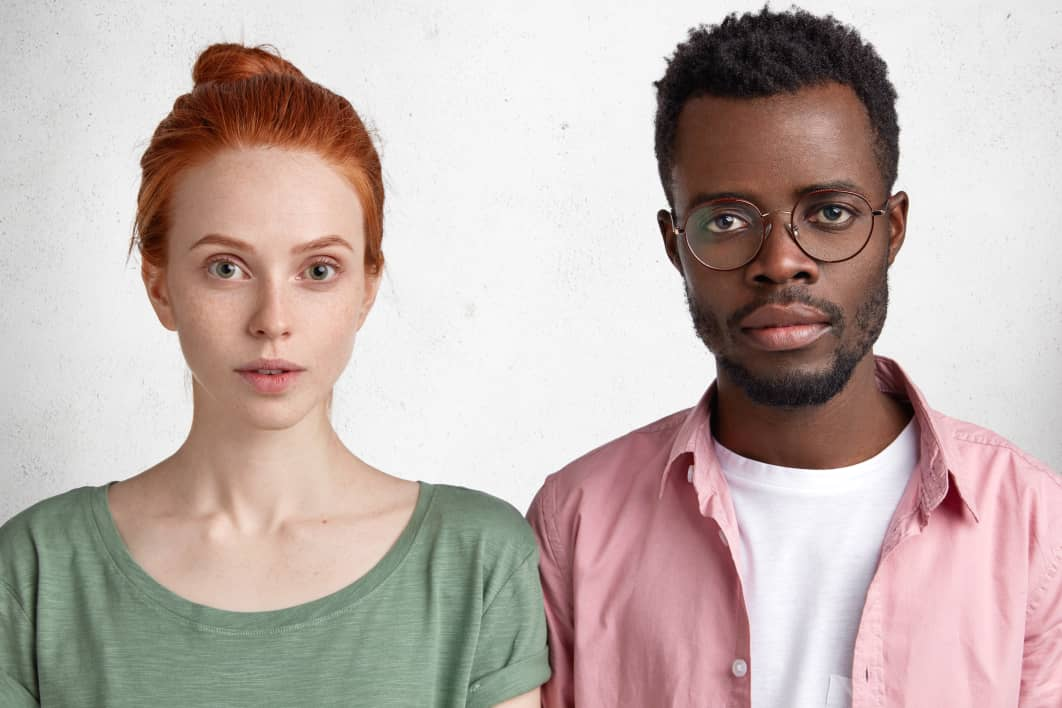
#> input picture main folder/youngMenandWomen.jpg, 1062 x 708 px
$ python face-detection.py
#> lines starting #> are read from the running program, lines starting #| are printed output that depends on the picture; after the words box and inside, x2 and y2 are one past the last pixel; in counts of white or black regions, pixels touching at a corner belong together
#!/usr/bin/env python3
# -*- coding: utf-8 -*-

import cv2 as cv
import matplotlib.pyplot as plt

# Charger les classificateurs en cascade pré-entrainés
face_cascade = cv.CascadeClassifier('haarcascade_frontalface_default.xml')

# Charger les images
img = cv.imread('youngMenandWomen.jpg')
#> img is the input picture: shape (708, 1062, 3); mean B, G, R 172.7, 177.1, 192.4
gray = cv.cvtColor(img, cv.COLOR_BGR2GRAY)
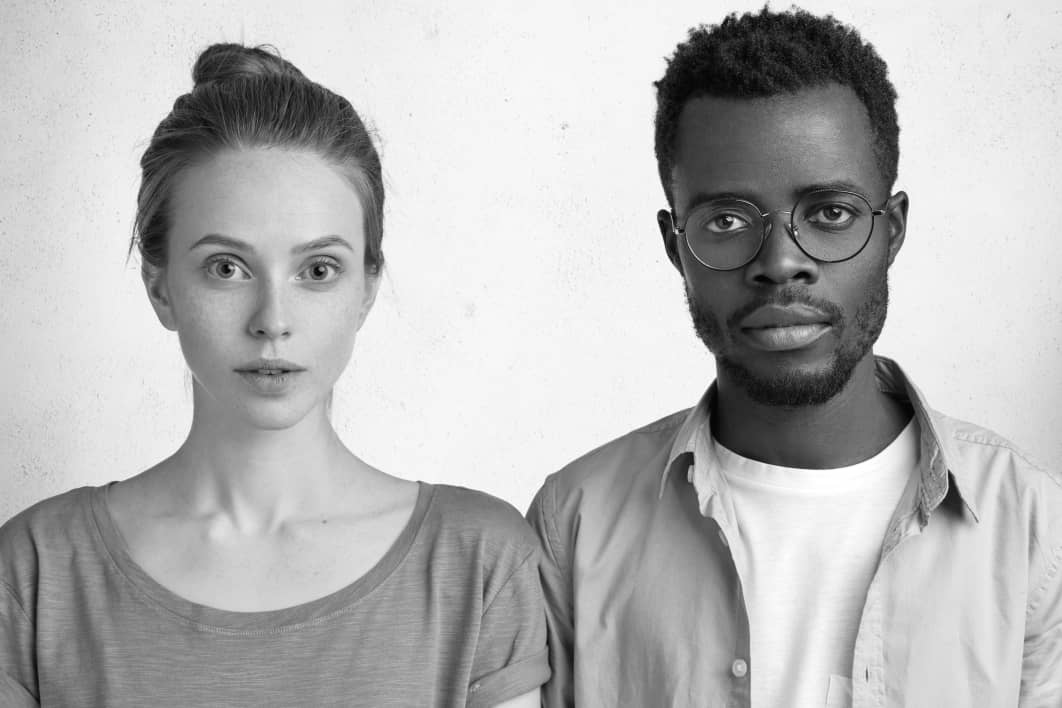
#> gray: shape (708, 1062); min 1, max 255, mean 181.2

# Exécution de la détection de visage
# detectMultiScale(image, scale factor, number of neighbors)
faces = face_cascade.detectMultiScale(gray, 1.1, 8)
#> faces = [[646, 104, 262, 262], [136, 159, 276, 276]]

# Affichage des visages
i = 0
for (x, y, w, h) in faces:
    # Dessiner le rectangle sur l'image principale
    cv.rectangle(img, (x, y), (x + w, y + h), (0, 255, 0), 2)

    # Extraire les visages de l'image principale
    face = img[y:y+h, x:x+w]

    # Afficher chaque visage détecté avec matplotlib
    plt.figure()
    plt.imshow(cv.cvtColor(face, cv.COLOR_BGR2RGB))
    plt.title('Face {}'.format(i))
    plt.axis('off')  # Masquer les axes
    i += 1
#> this loop made 2 passes
#> (x, y, w, h, i) on passes 1 to 2: (646, 104, 262, 262, 1), (136, 159, 276, 276, 2)
#> pass 1, `face = img[y:y+h, x:x+w]`:
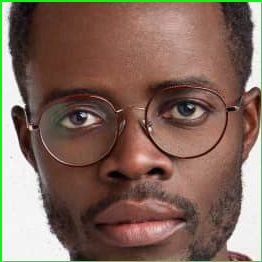
#> face: shape (262, 262, 3); mean B, G, R 91, 105.3, 128.3
#> pass 2, `face = img[y:y+h, x:x+w]`:
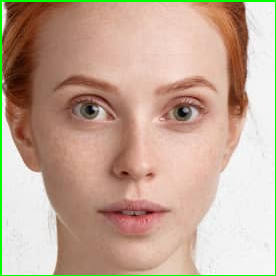
#> face: shape (276, 276, 3); mean B, G, R 150.6, 169.4, 196
#> after the loop:
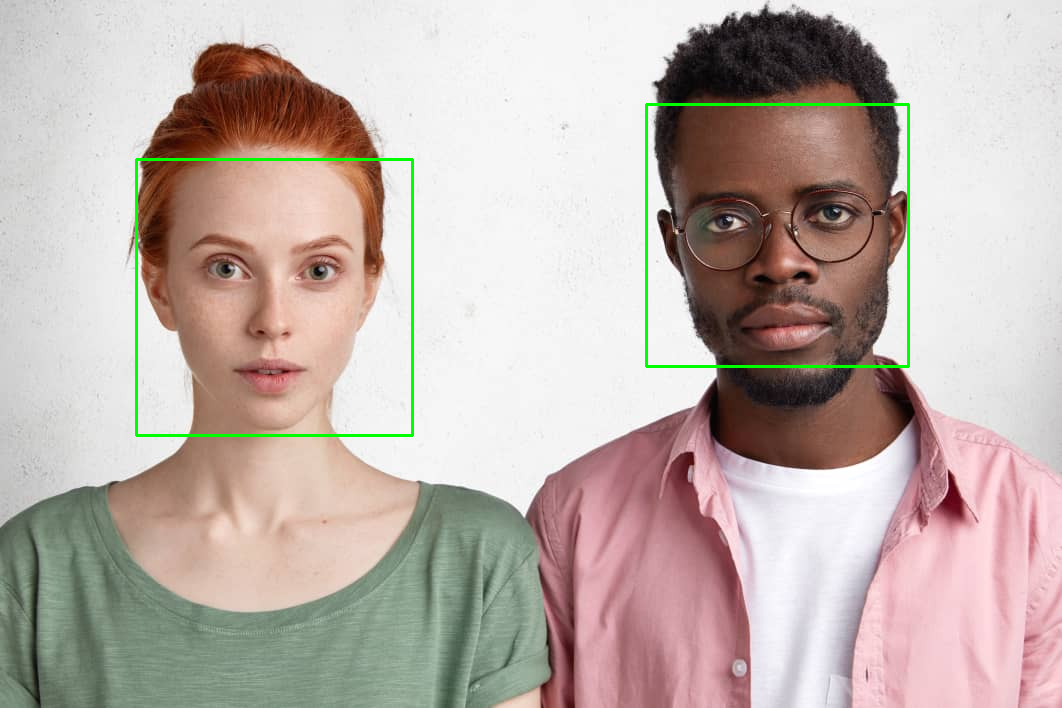
#> img: shape (708, 1062, 3); 0.86% of pixels changed, all inside (x1, y1, x2, y2) = (135, 103, 910, 437)
#> after the loop, i = 2

# Afficher l'image principale avec les rectangles autour des visages
plt.figure()
plt.imshow(cv.cvtColor(img, cv.COLOR_BGR2RGB))
plt.title('Image Principale')
plt.axis('off')  # Masquer les axes
plt.show()
